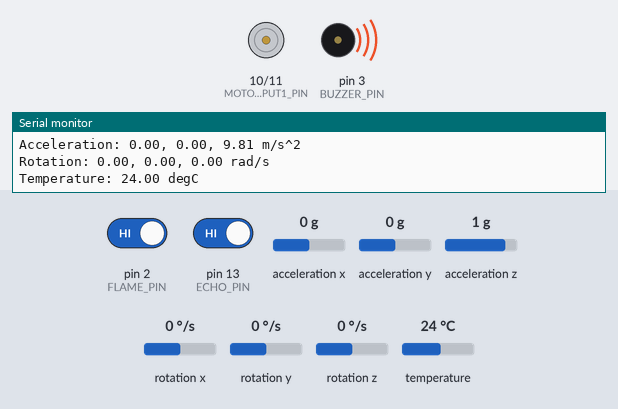
A sketch run on a simulated Arduino Uno, built with avr-gcc and run on an emulated ATmega328P. On the bench: motor-driver pin pairs drawn as motors (green arrow = first pin HIGH = forward, orange = second pin HIGH = backward, longer = more drive, scaled by the enable pin), buzzer (waves = sounding, pin HIGH), the last lines printed to the serial monitor. The test bench sets the inputs (shaded band); at power-on: pin 2 (FLAME_PIN) HIGH, pin 13 (ECHO_PIN) HIGH, acceleration x 0 g, acceleration y 0 g, acceleration z 1 g, rotation x 0 °/s, rotation y 0 °/s, rotation z 0 °/s, temperature 24 °C. The modem accepts every AT command (registered, SIM ready, sends succeed) and sends nothing else; pins used as bus, display or sensor lines are not drawn.

Above: at 3.2 s.
3.3 s: pin 2 (FLAME_PIN) driven LOW
At 4.2 s:
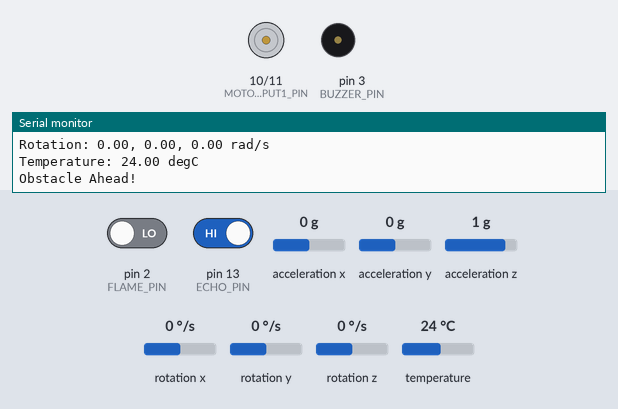
At 8.8 s:
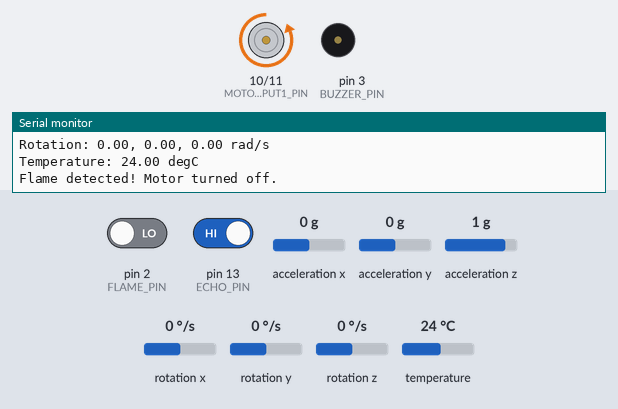
Timing chart, 0 to 44.3 s (numbered marks = the images above; inputs shaded):
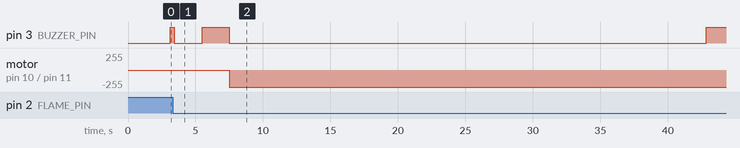

Measured:
- after the input at 3.3 s, motor on pin 10 (MOTOR_INPUT1_PIN) / pin 11 (MOTOR_INPUT2_PIN): stopped → backward 255/255 after 4.2 s

The sketch:

src.ino
```cpp
#include <Adafruit_MPU6050.h>
#include <Adafruit_Sensor.h>
#include <SoftwareSerial.h>
#include <Wire.h>

#define BUZZER_PIN 3        // Buzzer Pin

#define TRIG_PIN 12         // Sonar Trig Pin
#define ECHO_PIN 13         // Sonar Echo Pin

#define SIM808_TX 7         // TX for SoftwareSerial
#define SIM808_RX 8         // RX for SoftwareSerial

#define FLAME_PIN 2         // Flame Sensor Pin

#define MOTOR_ENABLE_PIN 9  // ENA on L298N
#define MOTOR_INPUT1_PIN 10 // IN1 on L298N
#define MOTOR_INPUT2_PIN 11 // IN2 on L298N

#define PHONE_NUMBER "01618728178"  // To Send SMS

// Message content
#define MESSAGE                                                                \
  "Fire Detected!!\nHelp "                                                     \
  "Me\nLatitude:23.872526592985242\nLongitude:90.30914854319799\nLocation: "   \
  "https://maps.app.goo.gl/JbfBAPVdPbDX2VfS6"

Adafruit_MPU6050 mpu;
SoftwareSerial sim808Serial(SIM808_TX, SIM808_RX);

float duration, distance;   // Duration & Distance using Sonar

void setup() {
    // Buzzer
    pinMode(BUZZER_PIN, OUTPUT);

    pinMode(TRIG_PIN, OUTPUT);
    pinMode(ECHO_PIN, INPUT);

    pinMode(FLAME_PIN, INPUT);

    pinMode(MOTOR_ENABLE_PIN, OUTPUT);
    pinMode(MOTOR_INPUT1_PIN, OUTPUT);
    pinMode(MOTOR_INPUT2_PIN, OUTPUT);

    Serial.begin(9600);
    sim808Serial.begin(9600);
    while (!Serial) {
        delay(10);
    }

    analogWrite(MOTOR_ENABLE_PIN, 255);   // Set the motor to always ON initially

    Serial.println("Adafruit MPU6050 test!");
    Serial.println("Initializing SIM808...");

    // Initialize MPU
    if (!mpu.begin()) {
        Serial.println("Failed to find MPU6050 chip");
        while (1) {
            delay(10);
        }
    }
    Serial.println("MPU6050 Found!");

    // Initialize SIM808 module
    if (initSIM808()) {
        Serial.println("SIM808 initialization successful");
    } else {
        Serial.println(
            "SIM808 initialization failed. Check connections and try again.");
    }

    mpu.setAccelerometerRange(MPU6050_RANGE_8_G);
    Serial.print("Accelerometer range set to: ");
    switch (mpu.getAccelerometerRange()) {
    case MPU6050_RANGE_2_G:
        Serial.println("+-2G");
        break;
    case MPU6050_RANGE_4_G:
        Serial.println("+-4G");
        break;
    case MPU6050_RANGE_8_G:
        Serial.println("+-8G");
        break;
    case MPU6050_RANGE_16_G:
        Serial.println("+-16G");
        break;
    }

    mpu.setGyroRange(MPU6050_RANGE_500_DEG);
    Serial.print("Gyro range set to: ");
    switch (mpu.getGyroRange()) {
    case MPU6050_RANGE_250_DEG:
        Serial.println("+- 250 deg/s");
        break;
    case MPU6050_RANGE_500_DEG:
        Serial.println("+- 500 deg/s");
        break;
    case MPU6050_RANGE_1000_DEG:
        Serial.println("+- 1000 deg/s");
        break;
    case MPU6050_RANGE_2000_DEG:
        Serial.println("+- 2000 deg/s");
        break;
    }

    mpu.setFilterBandwidth(MPU6050_BAND_5_HZ);
    Serial.print("Filter bandwidth set to: ");
    switch (mpu.getFilterBandwidth()) {
    case MPU6050_BAND_260_HZ:
        Serial.println("260 Hz");
        break;
    case MPU6050_BAND_184_HZ:
        Serial.println("184 Hz");
        break;
    case MPU6050_BAND_94_HZ:
        Serial.println("94 Hz");
        break;
    case MPU6050_BAND_44_HZ:
        Serial.println("44 Hz");
        break;
    case MPU6050_BAND_21_HZ:
        Serial.println("21 Hz");
        break;
    case MPU6050_BAND_10_HZ:
        Serial.println("10 Hz");
        break;
    case MPU6050_BAND_5_HZ:
        Serial.println("5 Hz");
        break;
    }

    // Serial.println("");
    delay(1000);
}

void loop() {
    sensors_event_t a, g, temp;   // Get sensor events with the readings with MPU
    mpu.getEvent(&a, &g, &temp);

    digitalWrite(TRIG_PIN, LOW);
    delay(2);
    digitalWrite(TRIG_PIN, HIGH);
    delay(10);
    digitalWrite(TRIG_PIN, LOW);

    duration = pulseIn(ECHO_PIN, HIGH);
    distance = (duration * .0343) / 2;

    /* Print out the values */
    Serial.print("Distance: ");
    Serial.println(distance);

    Serial.print("Acceleration: ");
    Serial.print(a.acceleration.x);
    Serial.print(", ");
    Serial.print(a.acceleration.y);
    Serial.print(", ");
    Serial.print(a.acceleration.z);
    Serial.println(" m/s^2");

    Serial.print("Rotation: ");
    Serial.print(g.gyro.x);
    Serial.print(", ");
    Serial.print(g.gyro.y);
    Serial.print(", ");
    Serial.print(g.gyro.z);
    Serial.println(" rad/s");

    Serial.print("Temperature: ");
    Serial.print(temp.temperature);
    Serial.println(" degC");

    int flameValue = digitalRead(FLAME_PIN);

    if (flameValue == LOW) {
        beepAndFlash(2000);

        digitalWrite(MOTOR_INPUT1_PIN, LOW);    // Turn off motor
        digitalWrite(MOTOR_INPUT2_PIN, HIGH);
        Serial.println("Flame detected! Motor turned off.");

        sendSMS(PHONE_NUMBER, MESSAGE); // Send SMS
        delay(30000);   // 30 seconds interval before sending another SMS
    } else if ((temp.temperature) > 30) {
        beepAndFlash(1000);
        Serial.println("Temperature High!");
    } else if (distance < 15) {
        beepAndFlash(300);
        Serial.println("Obstacle Ahead!");
    } else if (g.gyro.x > 0.5) {
        beepAndFlash(3000);

        digitalWrite(MOTOR_INPUT1_PIN, LOW);    // Turn off motor
        digitalWrite(MOTOR_INPUT2_PIN, HIGH);
        Serial.println("Car Flipped!! Motor turned off.");

        sendSMS(PHONE_NUMBER, MESSAGE); // Send SMS
        delay(30000);   // 30 seconds interval before sending another SMS
    }
    else {
        // No flame detected
        digitalWrite(MOTOR_INPUT1_PIN, HIGH);
        digitalWrite(MOTOR_INPUT2_PIN, LOW);
        Serial.println("No flame detected");
        Serial.println("");
    }

    analogWrite(MOTOR_ENABLE_PIN, 255); // Enable the motor

    delay(1000); // Add a delay to avoid continuous readings
}

bool initSIM808() {
    sim808Serial.println("AT");
    delay(1000);

    // Check if "OK" is received from SIM808
    if (sim808Serial.find("OK")) {
        return true;
    } else {
        return false;
    }
}

void sendSMS(const char *phoneNumber, const char *message) {
    // Set SMS text mode
    sim808Serial.println("AT+CMGF=1");
    delay(1000);

    // Set destination phone number
    sim808Serial.print("AT+CMGS=\"");
    sim808Serial.print(phoneNumber);
    sim808Serial.println("\"");
    delay(1000);

    // Send SMS content
    sim808Serial.print(message);
    delay(100);
    sim808Serial.write(26); // End the SMS with Ctrl+Z
    delay(1000);
}

void beepAndFlash(float miliseconds) {
    digitalWrite(BUZZER_PIN, HIGH); // Turn on the buzzer and LED
    digitalWrite(LED_BUILTIN, HIGH);

    delay(miliseconds); // Buzz and flash for 1 seconds

    digitalWrite(BUZZER_PIN, LOW);  // Turn off the buzzer and LED
    digitalWrite(LED_BUILTIN, LOW);
}
```
